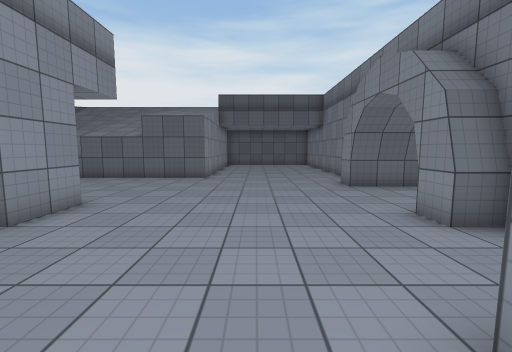
View 1 (above)

16 first-person views from a walk through a 3-D level made in the Unity game engine. The camera is 1.4 m above the floor, tilts 6° down and sees 90° across. The floor is counted in squares, 1 m on a side. Each view is taken from the middle of a square. On the plan, view 1 faces up. The plan holds only what a view shows up to about 13 squares ahead; the rest is blank. The place goes on beyond the plan. Surface patterns are stand-ins for the level's own textures.

View 2
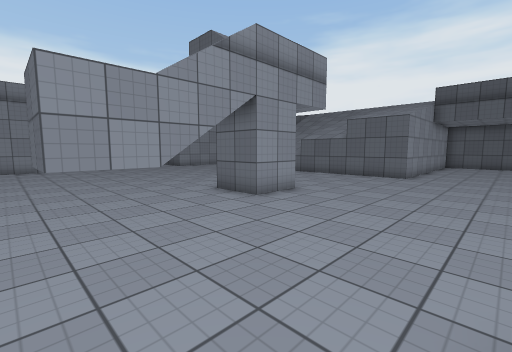

View 3
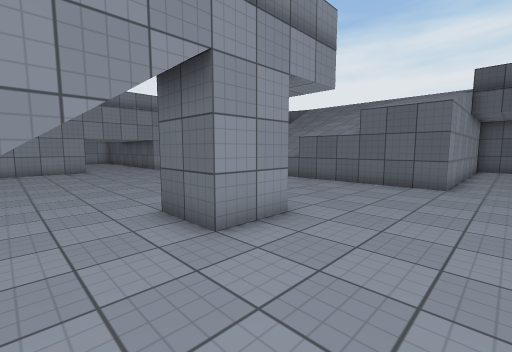

View 4
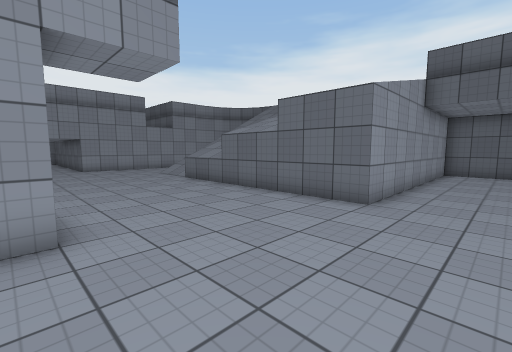

View 5
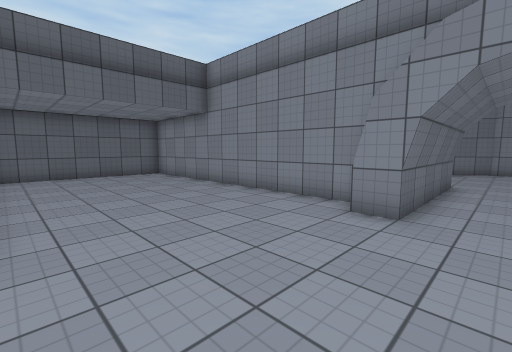

View 6
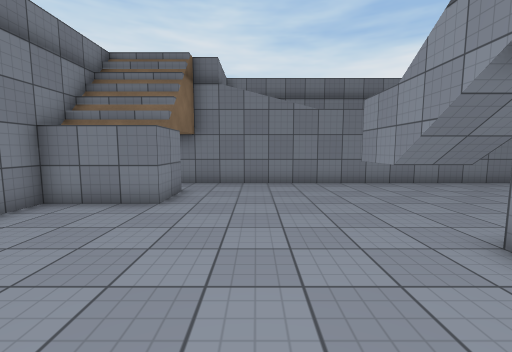

View 7
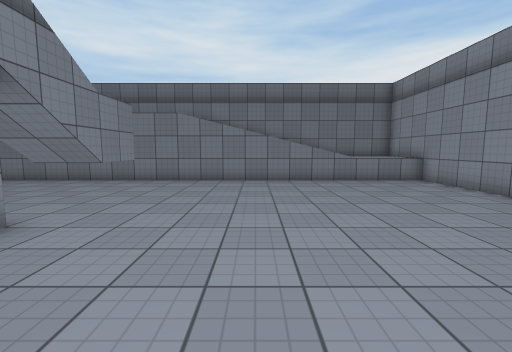

View 8
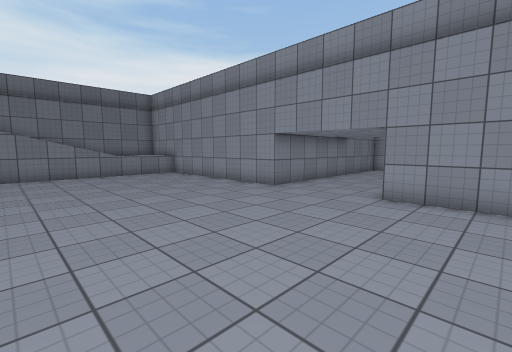

View 9
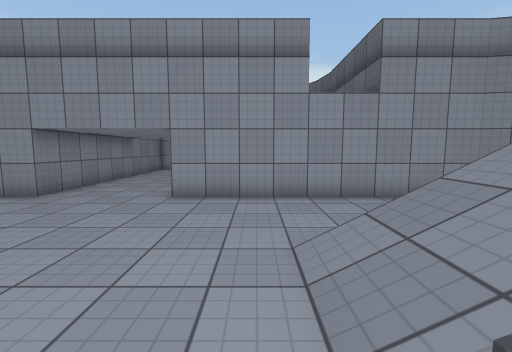

View 10
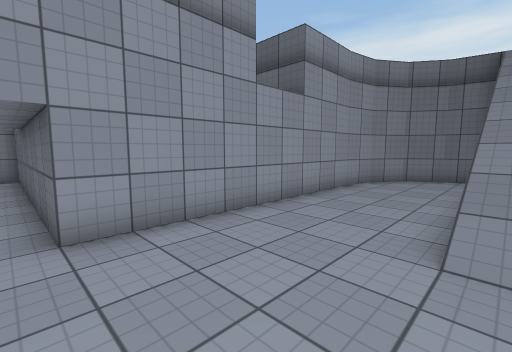

View 11
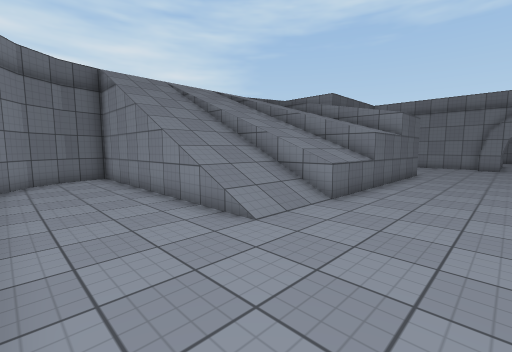

View 12
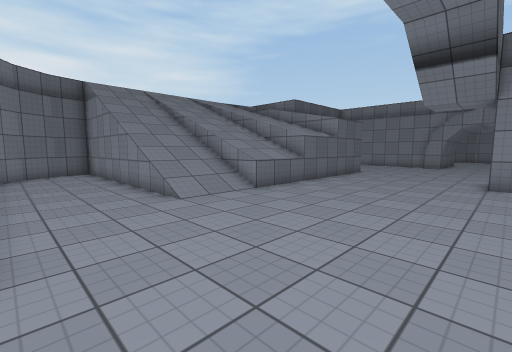

View 13
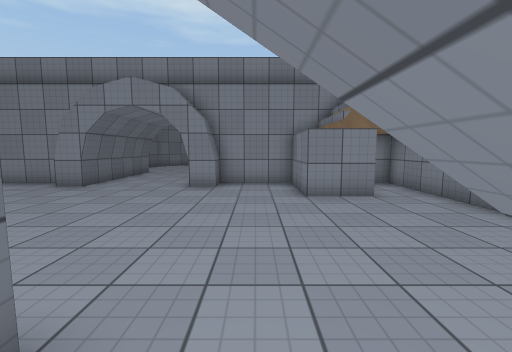

View 14
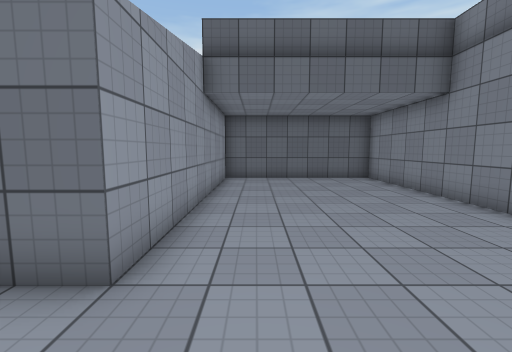

View 15
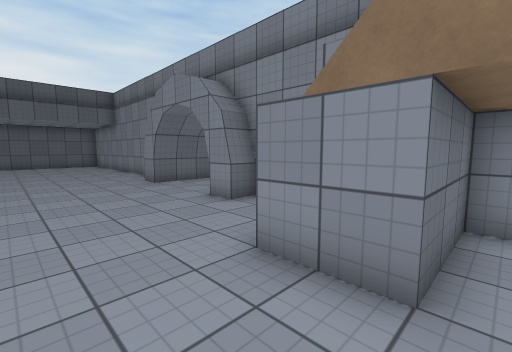

View 16
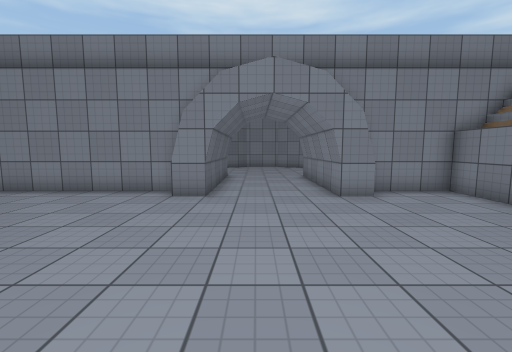

### Floor plan
Key: @ floor where view 1 was taken; # wall or solid block; . floor; / step, stairs or slope; = window, fence, low wall or low ledge; ^ raised ledge; T thing the floor can be seen under or through.
Columns run from 22 left of view 1 to 6 right of it. Each row starts with its distance up from view 1.
 23                    #########
 22     #####          #.......#
 21     #...#          #.......#
 20     #...#  ^^      #.......#
 19    ##...# ^^^^     #.......#
 18    #....#  ^  ^    #.......#
 17    #....^  ^  ^    #.......#
 16    #....   #  #    #.......#
 15    #....///#  #    #.......#
 14    #....///=# #    #.......#
 13    #....///=########.......#
 12    #.......................#
 11    #.......................#
 10 ####......................###
  9 ..........................###
  8 .............................
  7 .............................
  6 ................##........###
  5 ####............##........###
  4    #.......................#
  3    #.......................#
  2    #............TT.........#
  1    #............TT......####
  0    #............TT....@.####
 -1    #.......................#
 -2    #.......................#
 -3    ^====####################
 -4    ^####

Where each view was taken, in squares from view 1:
view 1: 0 up, 0 right, facing up
view 2: 1 down, 1 right, facing up-left
view 3: 2 up, 1 left, facing up-left
view 4: 6 up, 0 right, facing up-left
view 5: 8 up, 2 left, facing up-right
view 6: 8 up, 1 left, facing down
view 7: 9 up, 11 left, facing down
view 8: 12 up, 11 left, facing down-left
view 9: 12 up, 11 left, facing left
view 10: 9 up, 14 left, facing up-left
view 11: 9 up, 18 left, facing up-right
view 12: 6 up, 18 left, facing up-right
view 13: 3 up, 6 left, facing right
view 14: 10 up, 1 left, facing up
view 15: 1 down, 1 left, facing up-right
view 16: 8 up, 4 left, facing right
